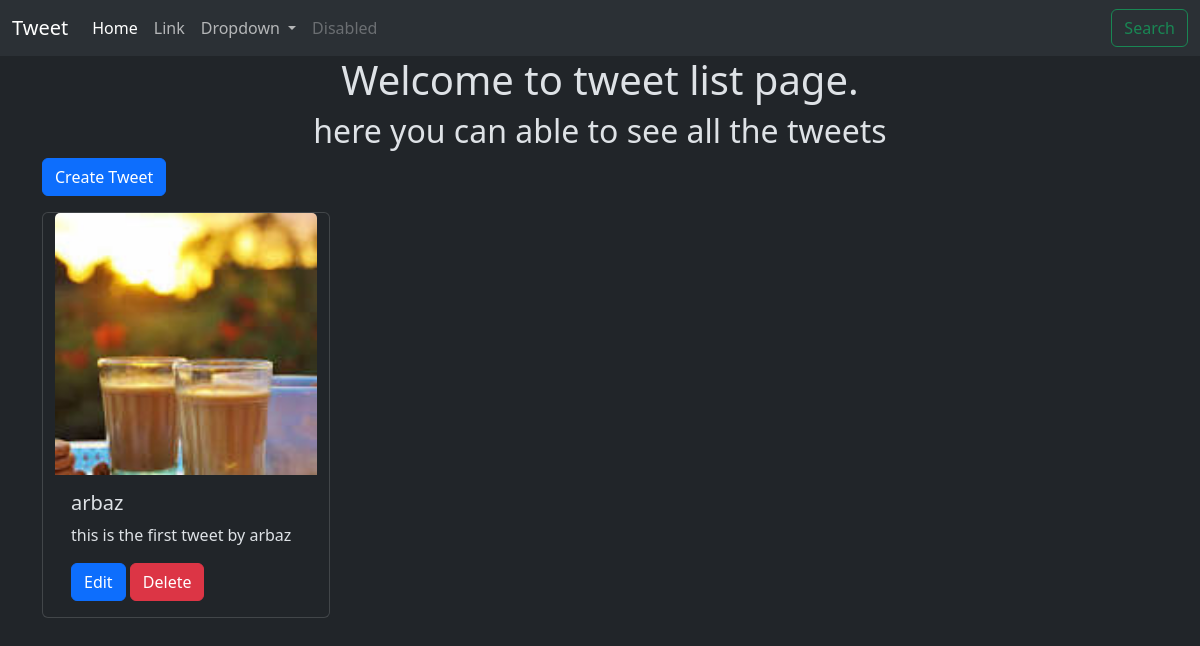
The app's page /tweet/, older data.
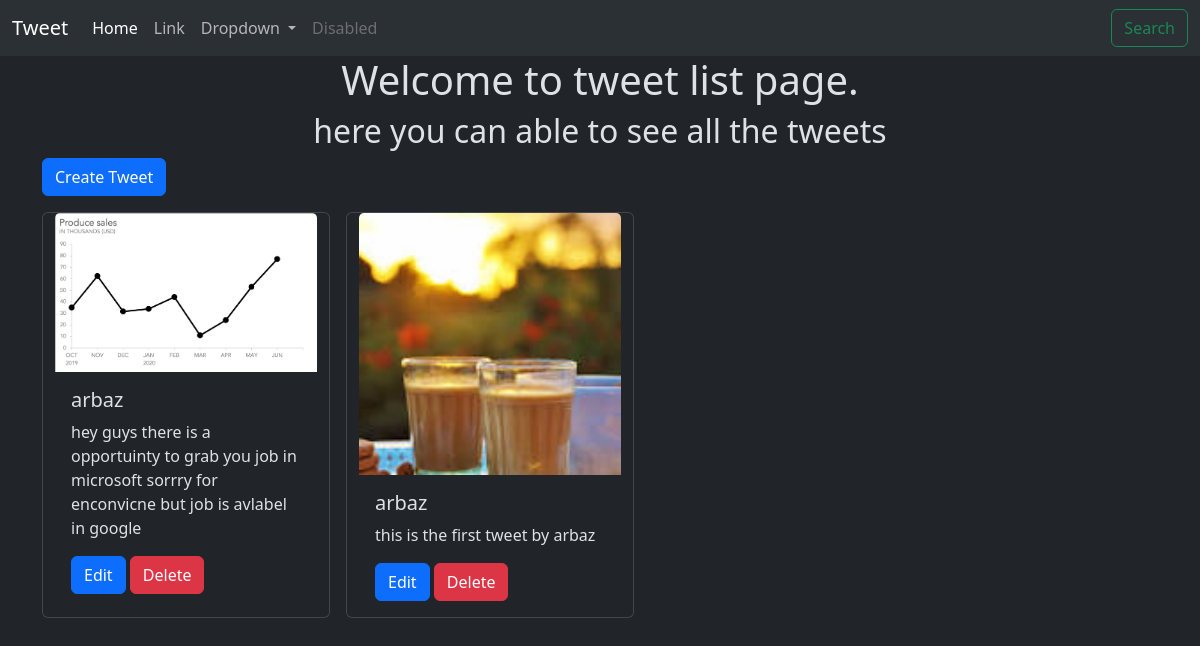
The same page, newer data.
### tweet/models.py (models this page shows, shortened)
class Tweet(models.Model):
    user=models.ForeignKey(User, on_delete=models.CASCADE)
    text= models.TextField(max_length=250)
    photo=models.ImageField(upload_to='photos/', blank=True, null=True)
    create_at=models.DateTimeField(auto_now_add=True)
    updated_at = models.DateTimeField(auto_now=True)

### tweet/views.py (the view)
# urls.py: path('', views.tweet_list, name='tweet_list'),
def tweet_list(request):
    tweets = Tweet.objects.all().order_by('-create_at')
    return render(request, 'tweet_list.html', {'tweets':tweets})

### tweet/templates/tweet_list.html (shortened to what this page needs)
{% extends "layout.html" %}
{% block content %}
    <h1 class="text-center ">Welcome to tweet list page.</h1>
    <h2 class="text-center ">here you can able to see all the tweets</h2>
    <a class='btn btn-primary mb-3' href="{% url 'tweet_create'  %}"> Create Tweet</a>
    <div class="container row gap-3">
        {% for tweet in tweets %}
        <div class="card" style="width: 18rem;">
            <img class='card-img-top mx-auto d-block' style="width: 100%;" src="{{ tweet.photo.url }}" class="card-img-top" alt="loading...">
            <div class="card-body">
              <h5 class="card-title">{{tweet.user.username}}</h5>
              <p class="card-text">{{tweet.text}}</p>
              <a href="{% url 'tweet_edit' tweet.id %}" class="btn btn-primary ">Edit</a>
              <a href="{% url 'tweet_delete' tweet.id %}" class="btn btn-danger ml-5">Delete</a>
            </div>
          </div>
        {% endfor %}
    </div>
{% endblock %}

Row changes from the older to the newer data that the page shows:
added Tweet: photo (picture), user.username "arbaz", text "hey guys there is a opportuinty to grab you job in microsoft sorrry for enconvicne but job is avlabel in google"
